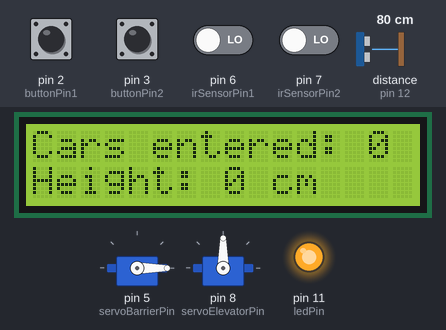
Bench run of a sketch on a simulated Arduino Uno, built with avr-gcc and run on an emulated ATmega328P. Shown: 2 × servo, 16×2 character LCD, output pins drawn as LEDs (lit = HIGH). Wiring (inferred from the names in the program): ultrasonic range finder: trigger pin 13; echo pin 12. The inputs (shaded band) are chosen by the test bench; at power-on: pin 2 (buttonPin1), pin 3 (buttonPin2) HIGH, pin 6 (irSensorPin1), pin 7 (irSensorPin2) LOW, distance to the obstacle (sensor on pin 12) 80 cm. The echo pulse lasts 58.3 µs per cm; pins used as bus, display or sensor lines are not drawn; what the sketch prints to the serial monitor is not drawn.

Above: at 1.2 s.
1.3 s: pin 2 (buttonPin1) pulled LOW for 0.15 s
At 2.0 s:
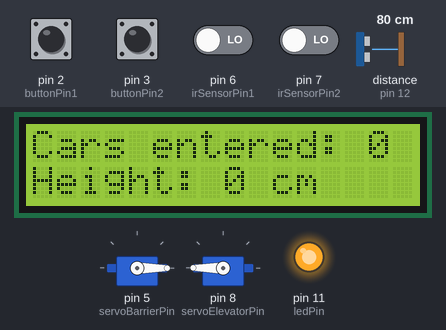
4.4 s: pin 6 (irSensorPin1) driven HIGH
At 6.4 s:
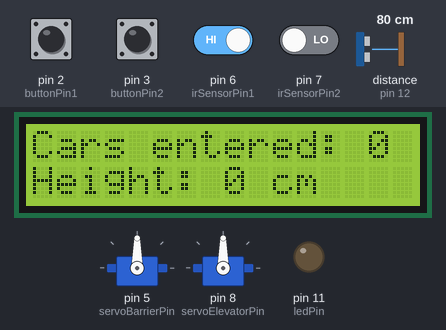
7.1 s: pin 7 (irSensorPin2) driven HIGH
At 9.9 s:
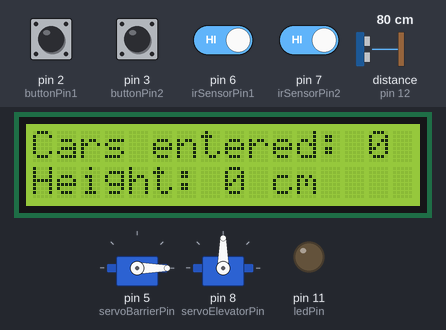
10.1 s: pin 2 (buttonPin1) pulled LOW for 1 s
At 11.1 s:
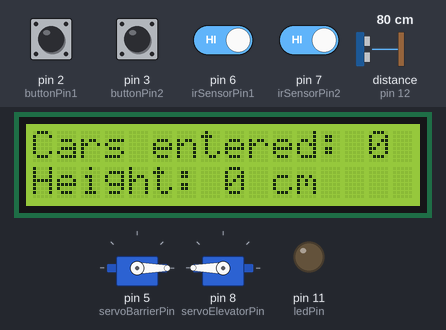
16.1 s: pin 6 (irSensorPin1) driven LOW
At 16.9 s:
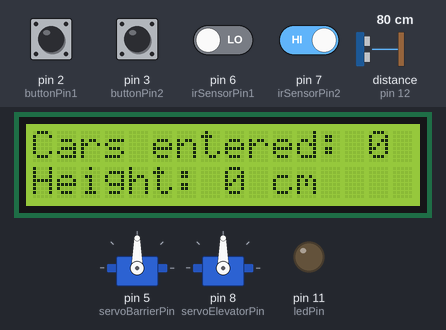
Timing chart, 0 to 18.6 s (numbered marks = the images above; inputs shaded):
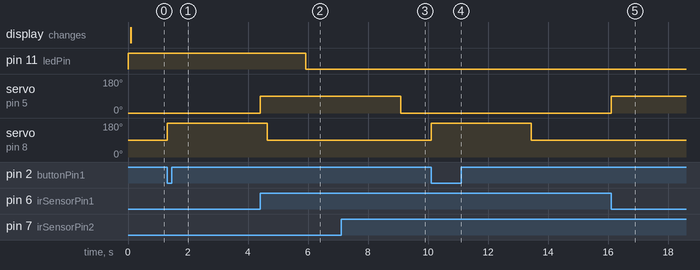

The sketch:

proiect-pm.ino
```cpp
#include <Servo.h>
#include <Wire.h>
#include <LiquidCrystal_I2C.h>
#include <PinChangeInterrupt.h>

// button pins
const int buttonPin1 = 2; // pin connected to button 1
const int buttonPin2 = 3; // pin connected to button 2

// IR sensor pins
const int irSensorPin1 = 6; // first IR sensor pin
const int irSensorPin2 = 7; // second IR sensor pin

// ultrasonic sensor pins
const int ultrasonicEchoPin = 12;  // echo pin
const int ultrasonicTrigPin = 13; // trigger pin

// led pin
const int ledPin = 11; // led pin

// servo pins
const int servoBarrierPin = 5; // pin for the servomotor used as barrier
const int servoElevatorPin = 8; // pin for the servomotor used as elevator

// create a servo object for the barrier
Servo servoBarrier;

// create a servo object for the elevator
Servo servoElevator;

// Create LCD object
LiquidCrystal_I2C lcd(0x27, 16, 2);

// variables used for working with the ultrasonic sensor data
volatile long duration;
volatile int distance = 1000;

// Car count variable
volatile int carCount = 0;

volatile bool carDetected = false;
volatile bool carEnters = false;
volatile bool carLeaves = false;

volatile unsigned long lastMillis = 0;

// Button press flags
volatile bool button1Pressed = false;
volatile bool button2Pressed = false;

void setup() {
  // initialize serial communication
  Serial.begin(9600);

  // attach led pin as output and turn it on
  pinMode(ledPin, OUTPUT);
  analogWrite(ledPin, 255);

  // set the button pins as input with internal pull-up resistors
  pinMode(buttonPin1, INPUT_PULLUP);
  pinMode(buttonPin2, INPUT_PULLUP);

  // attach interrupts to the button pins
  attachInterrupt(digitalPinToInterrupt(buttonPin1), button1ISR, FALLING);
  attachInterrupt(digitalPinToInterrupt(buttonPin2), button2ISR, FALLING);

  // set the IR sensor pins as input
  pinMode(irSensorPin1, INPUT);
  pinMode(irSensorPin2, INPUT);

  // attach interrupts to the IR sensor pins
  attachPCINT(digitalPinToPCINT(irSensorPin1), irSensor1ISR, CHANGE);
  attachPCINT(digitalPinToPCINT(irSensorPin2), irSensor2ISR, CHANGE);

  // set the ultrasonic sensor pins (echo as input and trigger as output)
  pinMode(ultrasonicEchoPin, INPUT);
  pinMode(ultrasonicTrigPin, OUTPUT);

  // set the barrier servo angle to 0 degrees
  servoBarrier.attach(servoBarrierPin);
  servoBarrier.write(0);

  // set the elevator servo to a still position
  servoElevator.attach(servoElevatorPin);
  servoElevator.write(90);

  // initialize the LCD
  lcd.begin();

  // turn on the blacklight and print current number of cars which entered parking space
  lcd.backlight();
  lcd.setCursor(0, 0);
  lcd.print("Cars entered: 0");

  // measure the distance between ultrasonic sensor and elevator cabin
  distance = measureDistance(ultrasonicTrigPin, ultrasonicEchoPin);

  // calculate the height and print it on the display
  lcd.setCursor(0, 1);
  lcd.print("Height: ");
  lcd.print(max(12 - distance, 0));
  lcd.print(" cm");
}

// Interrupt Service Routine (ISR) for button 1
void button1ISR() {
  button1Pressed = true;
}

// Interrupt Service Routine (ISR) for button 2
void button2ISR() {
  button2Pressed = true;
}

// Interrupt Service Routine (ISR) for the first IR sensor used
void irSensor1ISR() {
  if (digitalRead(irSensorPin1) == HIGH && digitalRead(irSensorPin2) == HIGH) {
    if (carLeaves) {
      if (carCount > 0) {
        carCount--;
        Serial.println(carCount);
      }

      carEnters = false;
    } else {
      carEnters = true;
    }

    carDetected = true;
    lastMillis = millis();
  } else {
    if (carCount < 12)
      openBarrier();
  }
}

// Interrupt Service Routine (ISR) for the second IR sensor used
void irSensor2ISR() {
  if (digitalRead(irSensorPin1) == HIGH && digitalRead(irSensorPin2) == HIGH) {
    if (carEnters) {
      carCount++;
      Serial.println(carCount);

      carEnters = false;
    } else {
      carLeaves = true;
    }

    carDetected = true;
    lastMillis = millis();
  } else {
    openBarrier();
  }
}

// function used for measuring distance using an ultrasonic sensor
unsigned int measureDistance(int trigPin, int echoPin) {
  // Send a 10us pulse to trigger the sensor
  digitalWrite(trigPin, LOW);
  delayMicroseconds(2);
  digitalWrite(trigPin, HIGH);
  delayMicroseconds(10);
  digitalWrite(trigPin, LOW);

  // measure the duration of the echo pulse
  unsigned long duration = pulseIn(echoPin, HIGH);

  // calculate the distance in centimeters and then return it
  unsigned int distance = duration * 0.034 / 2;

  return distance;
}

// function that opens the barrier
void openBarrier() {
  servoBarrier.write(90);
}

// function that closes the barrier
void closeBarrier() {
  servoBarrier.write(0);
}

// function used for increasing LED intensity
void increaseLedIntensity() {
  for (int i = 0; i < 256; i++) {
    analogWrite(ledPin, i);
    delay(5);
  }
}

// function used for decreasing LED intensity
void decreaseLedIntensity() {
  for (int i = 255; i >= 0; i--) {
    analogWrite(ledPin, i);
    delay(5);
  }
}

// Function used for moving the elevator up
void moveElevatorUp()
{
  if (distance > 3)
  {
    servoElevator.write(180); // start the elevator if it isn't already at the second floor

    for (int i = 0; i < 10; i++) {
      // get distance from the lift to the ultrasonic sensor; if it's lower than 3, stop
      distance = measureDistance(ultrasonicTrigPin, ultrasonicEchoPin);

      if (distance <= 3)
      {
        servoElevator.write(90); // stop the elevator if we arrived at the second floor
        Serial.println("We arrived at the second floor!");
        break;
      }

      lcd.setCursor(8, 1);
      lcd.print(max(12 - distance, 0));
      lcd.print(" cm");
      delay(325);
    }

    // stop the elevator after the allocated time passed or the elevator arrived at the second floor
    servoElevator.write(90);

    decreaseLedIntensity();
  }
}

// Function used for moving the elevator down
void moveElevatorDown()
{
  if (distance < 10) {
    servoElevator.write(0); // start the elevator if it isn't already at the first floor

    for (int i = 0; i < 10; i++) {
      // get distance from the lift to the ultrasonic sensor; if it's higher than 3, stop
      distance = measureDistance(ultrasonicTrigPin, ultrasonicEchoPin);

      if (distance >= 13.5) {
        servoElevator.write(90); // stop the elevator if we arrived at the first floor
        Serial.println("We arrived at the first floor!");
        break;
      }

      lcd.setCursor(8, 1);
      lcd.print(max(12 - distance, 0));
      lcd.print(" cm");
      delay(275);
    }

    // stop the elevator after the allocated time passed or the elevator arrived at the first floor
    servoElevator.write(90);
    distance = 14;

    increaseLedIntensity();
  }
}

void loop()
{
  // Check if a second has passed since the last car entered the parking space
  if (carDetected && millis() - lastMillis >= 2000
    && digitalRead(irSensorPin1) == HIGH && digitalRead(irSensorPin2) == HIGH) {
      closeBarrier();
      carDetected = false; // reset the flag for the detected car
      carEnters = false;
      carLeaves = false;

      lcd.setCursor(14, 0);
      lcd.print(carCount);
  }

  if (button1Pressed) {
    button1Pressed = false; // reset the flag for the first button (go up)
    Serial.println("We're going to the second floor!");
    moveElevatorUp();
  }

  if (button2Pressed) {
    button2Pressed = false; // reset the flag for the second button (go down)
    Serial.println("We're going to the first floor!");
    moveElevatorDown();
  }
}
```

Measured:
- after the input at 1.3 s, servo on pin 8 (servoElevatorPin): 90° → 180° at once
- after the input at 4.4 s, servo on pin 5 (servoBarrierPin): 0° → 90° at once
- after the input at 7.1 s, servo on pin 5 (servoBarrierPin): 90° → 0° after 2.0 s
- after the input at 10.1 s, servo on pin 8 (servoElevatorPin): 90° → 180° at once, → 90° 3.3 s later
- after the input at 16.1 s, servo on pin 5 (servoBarrierPin): 0° → 90° at once
